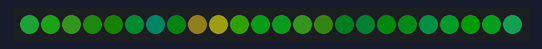
A sketch run on a simulated Arduino Uno, built with avr-gcc and run on an emulated ATmega328P. Parts: 24 RGB LEDs in strip order, left to right. Dim RGB values are drawn brighter than linear.

Above: at 0.16 s.
At 4.89 s:
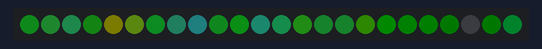
At 9.94 s:
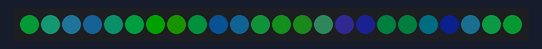
At 19.72 s:
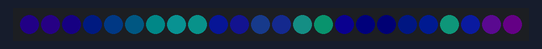
At 29.18 s:
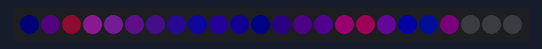
At 39.59 s:
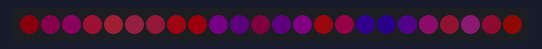

The sketch:

perlin-noise-ring.ino
```cpp
//https://raw.githubusercontent.com/edabot/perlin_wheel/master/perlin_wheel_neopixel_trinket.ino
// https://www.instructables.com/id/LED-Flame-Controlled-by-Noise/
// https://hackaday.com/2019/12/28/led-flame-illuminates-the-beauty-of-noise/#more-390357
#include <FastLED.h>
#include "math.h"

FASTLED_USING_NAMESPACE;
#define PI 3.1415962
#define LED_PIN 6
#define NUM_LEDS 24
#define BRIGHTNESS 96
#define LED_TYPE WS2812B
#define COLOR_ORDER GRB

const float circleRadius = ((float)NUM_LEDS) / PI;
const float angle = 2 * PI / ((float)NUM_LEDS);
float xOffsets[NUM_LEDS];
float yOffsets[NUM_LEDS];

const int speedH = 4;   //Hue value is 16-bit
const int scaleH = 50; // 50
const int speedS = 7;
const int scaleS = 30;
const int speedV = 10;
const int scaleV = 50; // 50

float colorStart = 0;
float colorRange = .7;  //Range of each section of color 1 = 100%
float colorSpeed = .1;    //Speed of color cycling (def: .1)
const int colorMax = 255;

String mode = "none"; // options 1: normal, 2: complementary, 3: triad

// The leds
CRGB leds[NUM_LEDS];

float x, y, zH, zS, zV;

uint8_t colorLoop = 1;

void setup()
{
  Serial.begin(9600);
  LEDS.addLeds<LED_TYPE, LED_PIN, COLOR_ORDER>(leds, NUM_LEDS);
  LEDS.setBrightness(BRIGHTNESS);

  x = 0.0;
  y = 0.0;
  zH = 100;
  zS = 50;
  zV = 0;

  for (int i = 0; i < NUM_LEDS; i++)
  {
    float thisAngle = angle * i;
    float xoffset = cos(thisAngle) * circleRadius;
    float yoffset = sin(thisAngle) * circleRadius;
    xOffsets[i] = xoffset;
    yOffsets[i] = yoffset;
  }
}

void fillnoise()
{

  for (int i = 0; i < NUM_LEDS; i++)
  {
    int noiseValH = inoise8(x + xOffsets[i] * scaleH, y + yOffsets[i] * scaleH, zH);
    int noiseValS = inoise8(x + xOffsets[i] * scaleS, y + yOffsets[i] * scaleS, zS);
    int noiseValV = inoise8(x + xOffsets[i] * scaleV, y + yOffsets[i] * scaleS, zV);

    int hue = (int) (noiseValH * colorRange + colorStart);
    if (mode == "TRIAD") {
      if (noiseValH > colorMax * 5 / 8) {
        hue = hue + colorMax * 2 / 3 - colorMax * colorRange * 5 / 8;
      } else if (noiseValH > colorMax * 3 / 8) {
        hue = hue + colorMax / 3 - colorMax * colorRange * 3 / 8;
      }
    }
    if (mode == "COMPLEMENTARY") {
      if (noiseValH > colorMax / 2) {
        hue = hue + colorMax / 2 - colorMax * colorRange / 2;
      }
    }
    hue = hue % colorMax;

    int saturation = constrain(noiseValS + 70, 0, 255);
    int value = constrain(noiseValV - 20, 0, 255);

    leds[i] = CHSV(hue, saturation, value);
  }

  zH += speedH;
  zS += speedS;
  zV += speedV;

  // apply slow drift to X and Y, just for visual variation.
  x += speedS / 8;
  y -= speedS / 16;

  colorStart += colorSpeed;
  if (colorStart > colorMax) {
    colorStart -= colorMax;
  }

}


void loop()
{
  fillnoise();

  LEDS.show();
  delay(20);
}
```
